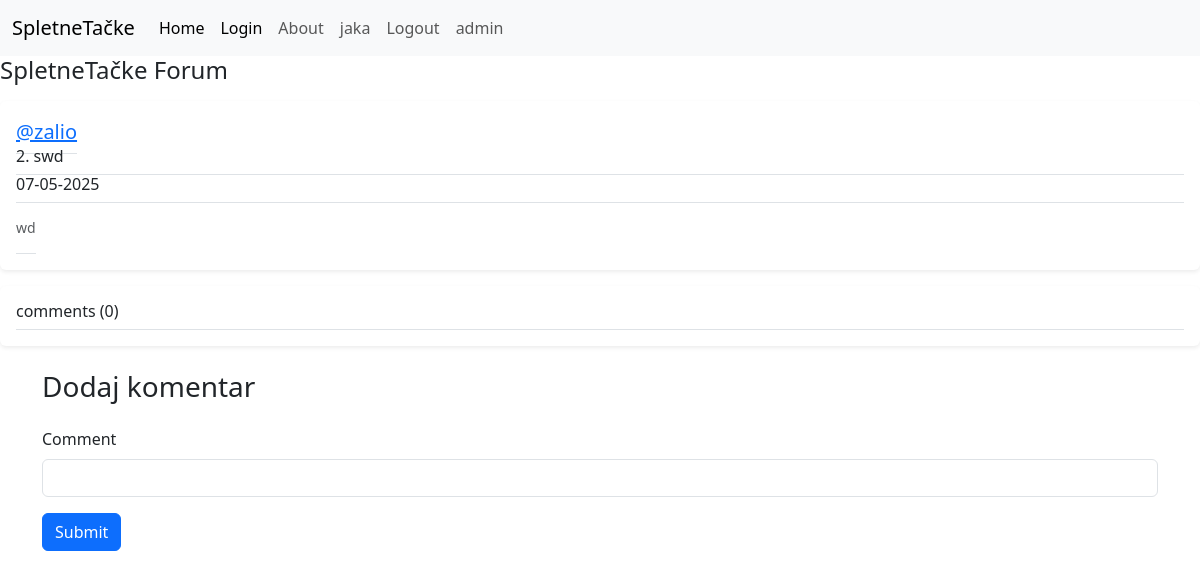
Screenshot of /topic/2 (signed in) with the database file from the repository.
### Forums/main.py (models this page shows)
class Topic(db.Model):
    id: Mapped[int] = mapped_column(primary_key=True)
    title: Mapped[str] = mapped_column(unique=True)
    description: Mapped[str]
    author: Mapped[str]
    time: Mapped[str] = mapped_column(default="")

### Forums/main.py (the view, shortened to what this page needs)
@app.route("/topic/<int:id>",methods=["GET", "POST"])
def topic(id):
    if "username" not in session:
        session['username'] = 'anonymous'
    topic = db.get_or_404(Topic, id)
    comments = Comment.query.filter_by(topicId=id).all()
    print(comments)
    if "username" in session:
        return render_template("topic.html", topic=topic, comments=comments, username=session['username'])
    else:
        return render_template("topic.html", topic=topic, comments=comments, username="anonymous")

### Forums/templates/topic.html (shortened to what this page needs)
<!doctype html>
<html lang="en">
  <head>
    <link href="https://cdn.jsdelivr.net/npm/bootstrap@5.3.3/dist/css/bootstrap.min.css" rel="stylesheet">
  </head>
  <body>
    <nav class="navbar navbar-expand-lg bg-body-tertiary">
      <div class="container-fluid">
        <a class="navbar-brand" href="/">SpletneTačke</a>
        <div class="collapse navbar-collapse" id="navbarNavDropdown">
          <ul class="navbar-nav">
            <li class="nav-item">
              <a class="nav-link active" aria-current="page" href="/home">Home</a>
            </li>
            <li class="nav-item">
              <a class="nav-link active" aria-current="page" href="/login">Login</a>
            </li>
            <li class="nav-item">
              <a class="nav-link" href="/about">About</a>
            </li>
            <li class="nav-item">
              <a class="nav-link" href="/profile">{{username}}</a>
            </li>
            <li class="nav-item">
              <a class="nav-link" href="/logout">Logout</a>
            </li>
            <li class="nav-item">
              <a class="nav-link" href="/admin">admin</a>
            </li>
          </ul>
        </div>
      </div>
    </nav>
        <h1 class="fs-4 text">SpletneTačke Forum</h1>
        <div class="my-3 p-3 bg-body rounded shadow-sm">
          <a class="border-bottom pb-2 mb-0 fs-5" href="/profileView/{{topic.author}}">@{{topic.author}} </a>
          <h6 class="border-bottom pb-2 mb-0">{{topic.id}}. {{topic.title}}</h6>
          <h6 class="border-bottom pb-2 mb-0">{{topic.time}}</h6>
          <div class="d-flex text-muted pt-3">
            <p class="pb-3 mb-0 small lh-sm border-bottom">
              {{topic.description}}
            </p>
          </div>
      </div>
      <div class="my-3 p-3 bg-body rounded shadow-sm">
        <h6 class="border-bottom pb-2 mb-0">comments ({{comments | length}})</h6>
      </div>
      <div class="container">
        <h1 class="fs-3 text my-4">Dodaj komentar</h1>
        <form accept="/topic/{{topic.id}}" method="post">
            <div class="mb-3">
                <label for="title" class="form-label">Comment</label>
                <input type="text" name="comment" class="form-control" id="comment" aria-describedby="emailHelp" >
              </div>
              <button type="submit" class="btn btn-primary">Submit</button>
        </form>
      </div>
  </body>
</html>

### rows the page displays
Topic: author "zalio", id "2", title "swd", time "07-05-2025", description "wd"

### other values shown
{{ username }} "jaka"
{{ comments | length }} "0"
